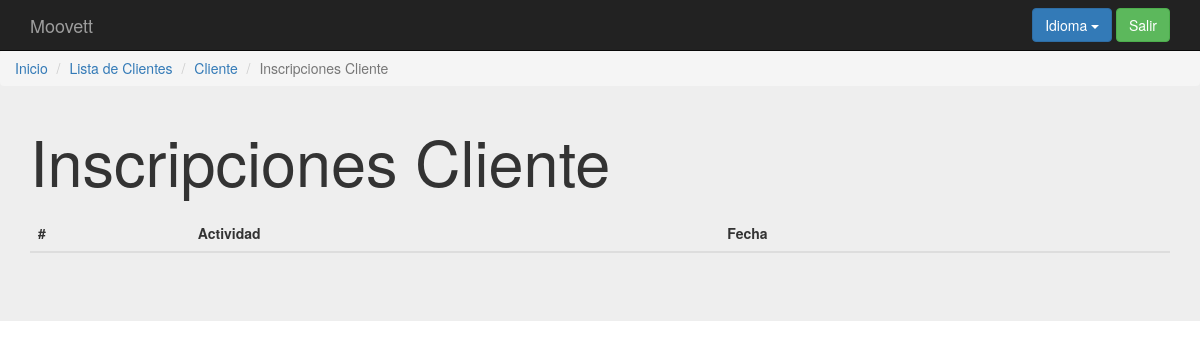
The page /index.php?controller=client&action=inscriptions&id=4 (signed in) on the database as committed earlier.
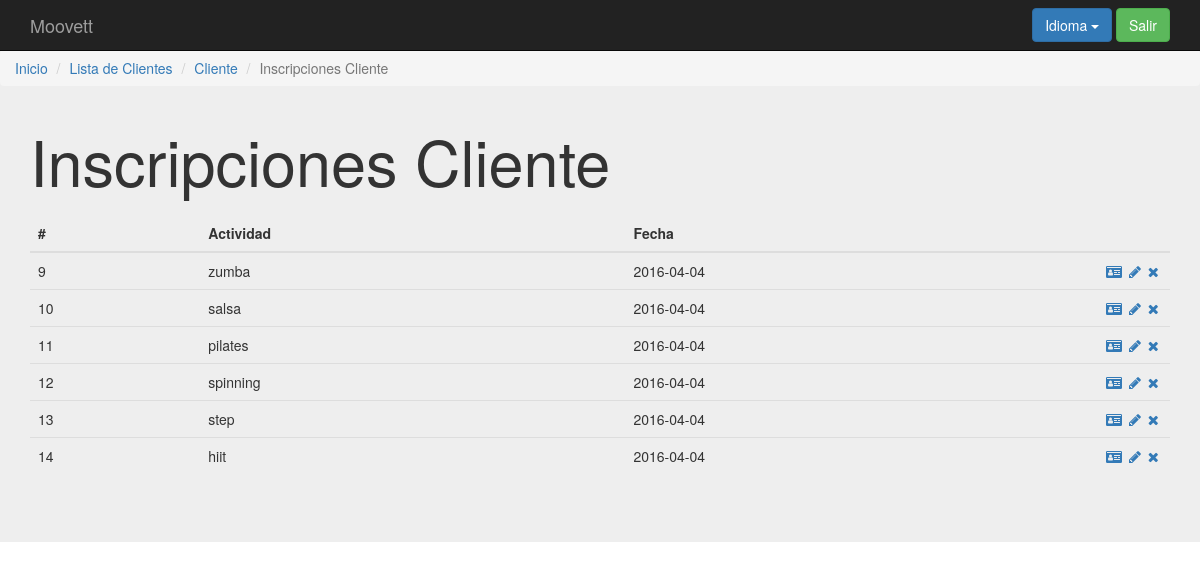
The same page on the database as committed later.
### tables this page shows
create table `inscripcion` (
`id` int(11) not null,
  `fecha` date default null,
  `particular_externo_id` int(11) default null,
  `evento_id` int(11) null,
  `reserva_id` int(11) null,
  `cliente_dni_c` varchar(9) default null,
  `id_actividad` int(11) null,
  `fecha_baja` date default null

);

create table `actividad` (
`id` int(11) not null,
  `nombre` varchar(10) not null,
  `capacidad` smallint(6) not null,
  `precio` smallint(6) not null,
  `categoria_id` int(11) not null
);

### core/ViewManager.php (called while the page is built, shortened)
<?php
class ViewManager {
    private $variables = array();
    public function setVariable($varname, $value, $flash=false) {
        $this->variables[$varname] = $value;
    }
    public function getVariable($varname, $default=NULL) {
        if (!isset($this->variables[$varname])) {
            return $default;
        }
        return $this->variables[$varname];
    }
    public function render($controller, $viewname) {
        include(__DIR__."/../Views/$controller/$viewname.php");
    }
    private static $viewmanager_singleton = NULL;
    public static function getInstance() {
        if (self::$viewmanager_singleton == null) {
            self::$viewmanager_singleton = new ViewManager();
        }
        return self::$viewmanager_singleton;
    }
}

### Controllers/CLIENT_Controller.php (called while the page is built, shortened)
<?php
require_once(__DIR__."/../core/ViewManager.php");
require_once(__DIR__."/../core/I18n.php");
require_once(__DIR__."/../Models/CLIENT_Model.php");
class CLIENT_Controller extends BaseController {
    private $clientMapper;
    public function __construct() {
        $this->clientMapper = new CLIENT_Model();
        $this->view->setLayout("default");
    }
    public function inscriptions() {
        $clientid = $_REQUEST["id"];
        $inscriptions= $this->clientMapper->fetch_inscriptions($clientid);
        $client = $this->clientMapper->fetch($clientid);
        $this->view->setVariable("client", $client);
        $this->view->setVariable("inscriptions", $inscriptions);
        $this->view->render("client", "CLIENT_INSCRIPTION_Vista");
    }
}

### index.php (called while the page is built, shortened)
<?php
function run() {
    try{
        $controller = loadController($_GET["controller"]);
        $actionName = $_GET["action"];
        $controller->$actionName();
    } catch(Exception $ex) {
        die($ex->getMessage());
  }
}
function loadController($controllerName) {
    return new $controllerClassName();
}
run();
?>

### core/I18n.php (called while the page is built, shortened)
<?php
class I18n {
  private $messages;
  public function setLanguage($language) {
    $this->messages = $i18n_messages;
  }
  public function i18n($key) {
    if (isset($this->messages[$key])){
      return $this->messages[$key];
    }else{
      return $key;
    }
  }
  private static $i18n_singleton = null;
  public static function getInstance() {
    if (self::$i18n_singleton == NULL) {
      self::$i18n_singleton = new I18n();
    }
    return self::$i18n_singleton;
  }
}
function i18n($key) {
  return I18n::getInstance()->i18n($key);
}

### Models/CLIENT_Model.php (called while the page is built, shortened)
<?php
require_once(__DIR__."/../core/PDOConnection.php");
class CLIENT_Model {
    private $db;
    public function __construct() {
        $this->db = PDOConnection::getInstance();
    }
    public function fetch_inscriptions($clientID){
        $sql = $this->db->prepare("SELECT inscripcion.id,actividad.nombre as actividad,inscripcion.fecha FROM cliente,inscripcion,actividad
                                  WHERE cliente.id=? AND cliente.dni_c=inscripcion.cliente_dni_c AND actividad.id=inscripcion.id_actividad ");
        $sql->execute(array($clientID));
        $list_db = $sql->fetchAll(PDO::FETCH_ASSOC);
        if($list_db != NULL) {
            return $list_db;
        } else {
            return NULL;
        }
    }
}

### core/PDOConnection.php (called while the page is built)
<?php
class PDOConnection {
    private static $dbhost = "127.0.0.1";
    private static $dbname = "moovett";
    private static $dbuser = "moovett";
    private static $dbpass = "moovett";
    private static $db_singleton = null;
    public static function getInstance() {
        if (self::$db_singleton == null) {
            self::$db_singleton = new PDO(
                "mysql:host=".self::$dbhost.";dbname=".self::$dbname.";charset=utf8",
                self::$dbuser,
                self::$dbpass,
                array(
                    PDO::ATTR_EMULATE_PREPARES => false,
                    PDO::ATTR_ERRMODE => PDO::ERRMODE_EXCEPTION
                )
            );
        }
        return self::$db_singleton;
    }
}
?>

### Views/client/CLIENT_INSCRIPTION_Vista.php (the view, shortened to what the changed rows need)
<?php
require_once(__DIR__."/../../core/ViewManager.php");
$view = ViewManager::getInstance();
$view->setVariable("title", "Inscriptions");
$inscriptions = $view->getVariable("inscriptions");
?>
<div class="jumbotron">
    <div class="container">
      <h1><?= i18n("Client Inscriptions")?></h1>
    <table class="table top-buffer">
          <thead>
            <tr>
              <th>#</th>
              <th><?= i18n("Activity") ?></th>
              <th><?= i18n("Date") ?></th>
              <th style="width: 72px;"></th>
            </tr>
          </thead>
          <tbody>
        <?php if($inscriptions!=NULL){ ?>
        <?php foreach($inscriptions as $inscription){ ?>
              <tr>
            <td><?php echo $inscription["id"]; ?></td>
              <td><?php echo $inscription["actividad"]; ?></td>
              <td><?php echo $inscription["fecha"]; ?></td>
              <td>
                  <a href="index.php?controller=inscription&amp;action=showone&amp;id=<?php echo $inscription["id"];  ?>"><i class="fa fa-id-card" aria-hidden="true"></i></a>
                  <a href="index.php?controller=inscription&amp;action=edit&amp;id=<?php echo $inscription["id"];  ?>"><i class="fa fa-pencil fa-fw" aria-hidden="true"></i></a>
                  <a href="index.php?controller=inscription&amp;action=delete&amp;id=<?php echo $inscription["id"];  ?>" role="button" data-toggle="modal"><i class="fa fa-times" aria-hidden="true"></i></a>
              </td>
            </tr>
      <?php } } ?>
          </tbody>
    </table>
  </div>
</div>

Rows that differ between the two databases and show on the page:
added inscripcion: id "9", id_actividad.nombre "zumba", fecha "2016-04-04"
added inscripcion: id "10", id_actividad.nombre "salsa", fecha "2016-04-04"
added inscripcion: id "11", id_actividad.nombre "pilates", fecha "2016-04-04"
added inscripcion: id "12", id_actividad.nombre "spinning", fecha "2016-04-04"
added inscripcion: id "13", id_actividad.nombre "step", fecha "2016-04-04"
added inscripcion: id "14", id_actividad.nombre "hiit", fecha "2016-04-04"
